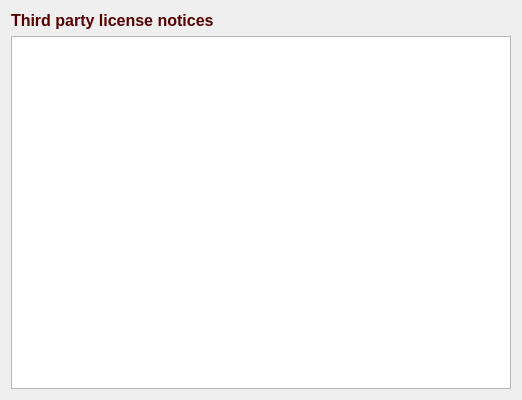
<?xml version="1.0" encoding="UTF-8"?>
<ui version="4.0">
 <class>ThirdParty</class>
 <widget class="QDialog" name="ThirdParty">
  <property name="geometry">
   <rect>
    <x>0</x>
    <y>0</y>
    <width>522</width>
    <height>400</height>
   </rect>
  </property>
  <property name="windowTitle">
   <string>Dialog</string>
  </property>
  <layout class="QVBoxLayout" name="verticalLayout_2">
   <item>
    <layout class="QVBoxLayout" name="verticalLayout">
     <item>
      <widget class="QLabel" name="label">
       <property name="text">
        <string>&lt;html&gt;&lt;head/&gt;&lt;body&gt;&lt;p&gt;&lt;span style=&quot; font-size:12pt; font-weight:600; color:#550000;&quot;&gt;Third party license notices&lt;/span&gt;&lt;/p&gt;&lt;/body&gt;&lt;/html&gt;</string>
       </property>
      </widget>
     </item>
     <item>
      <widget class="QTextBrowser" name="thirdParty_LiceneDisplayBrowser"/>
     </item>
    </layout>
   </item>
  </layout>
 </widget>
 <resources/>
 <connections/>
</ui>
